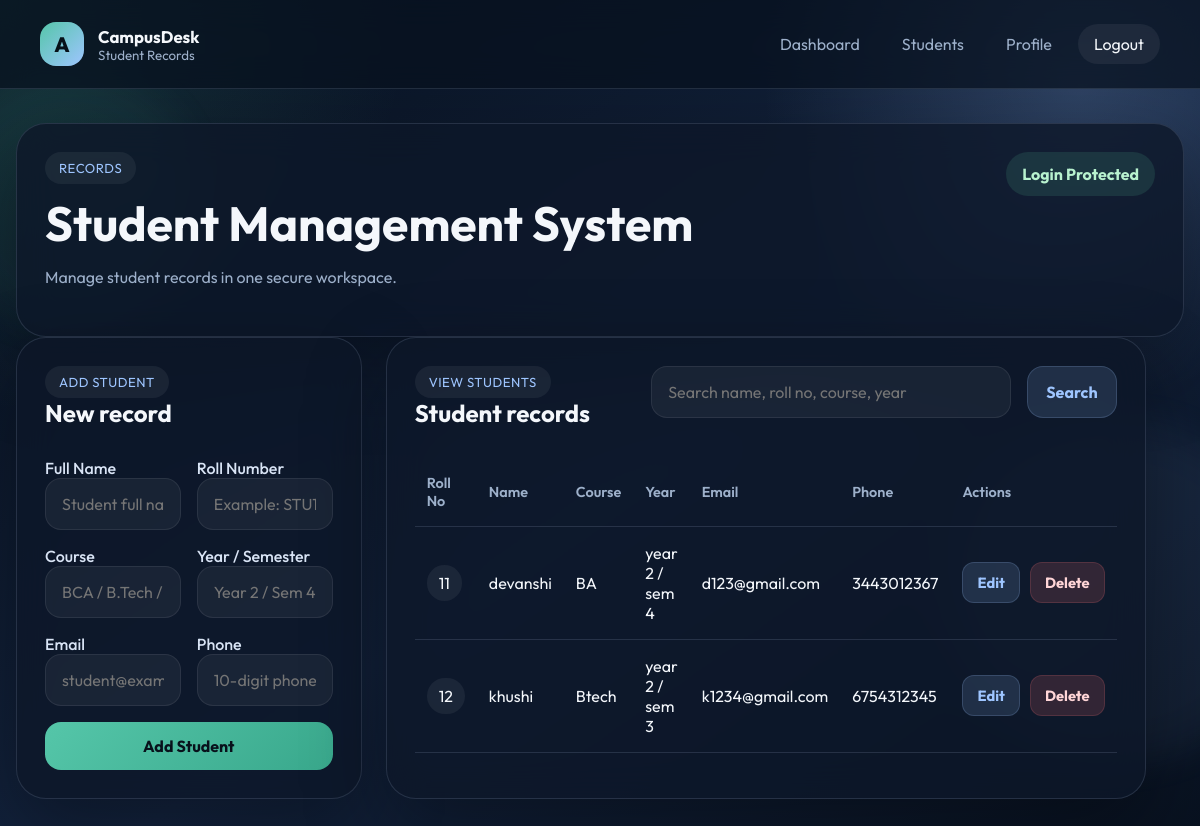
The page /students (signed in) on the database as committed earlier.
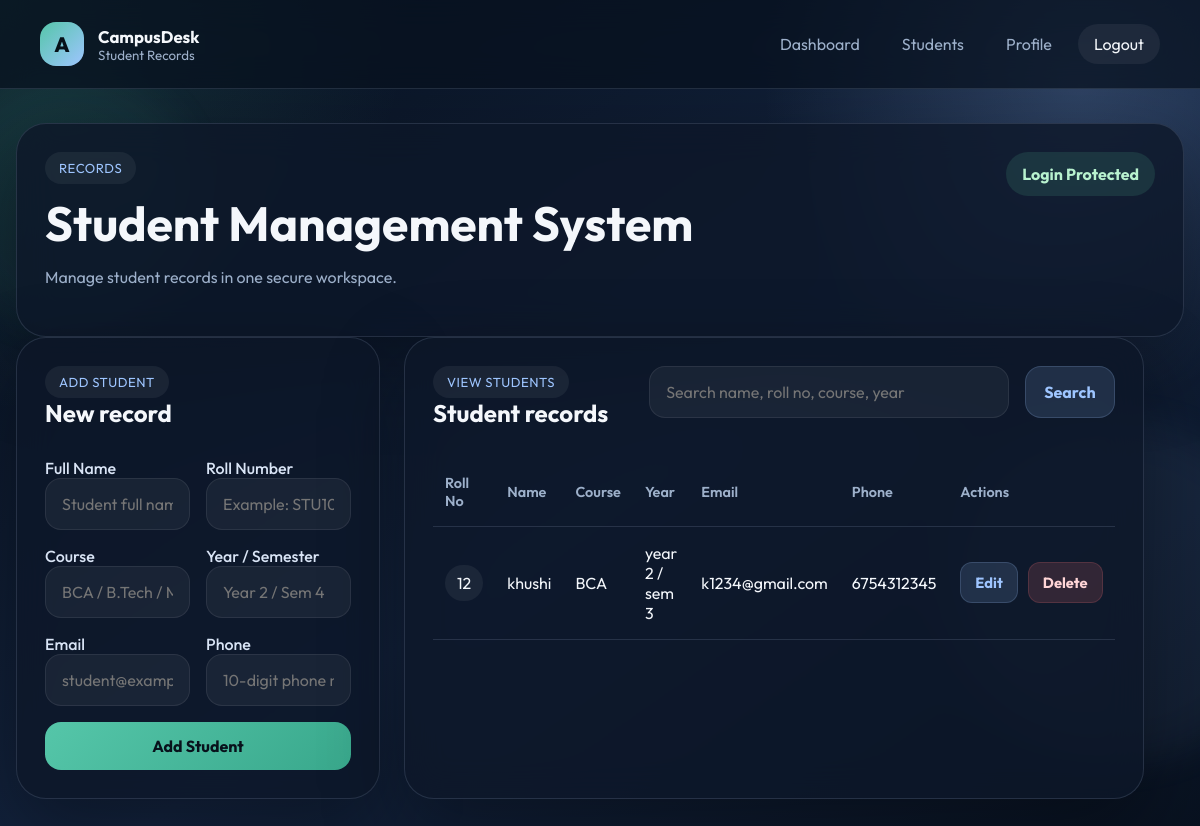
The same page on the database as committed later.
### tables this page shows
CREATE TABLE students (
            id INTEGER PRIMARY KEY AUTOINCREMENT,
            full_name TEXT NOT NULL,
            roll_number TEXT NOT NULL UNIQUE,
            course TEXT NOT NULL,
            year_level TEXT NOT NULL,
            email TEXT NOT NULL,
            phone TEXT NOT NULL,
            created_by INTEGER,
            created_at TEXT NOT NULL DEFAULT CURRENT_TIMESTAMP,
            FOREIGN KEY (created_by) REFERENCES users (id)
        );

### app.py (the view, shortened to what this page needs)
@app.route("/students", methods=["GET", "POST"])
@login_required
def students():
    db = get_db()
    search = request.args.get("search", "").strip()
    if search:
        student_rows = db.execute(
            """
            SELECT students.*, users.name AS creator_name
            FROM students
            LEFT JOIN users ON users.id = students.created_by
            WHERE full_name LIKE ? OR roll_number LIKE ? OR course LIKE ? OR year_level LIKE ?
            ORDER BY datetime(students.created_at) DESC, students.id DESC
            """,
            (f"%{search}%", f"%{search}%", f"%{search}%", f"%{search}%"),
        ).fetchall()
    else:
        student_rows = db.execute(
            """
            SELECT students.*, users.name AS creator_name
            FROM students
            LEFT JOIN users ON users.id = students.created_by
            ORDER BY datetime(students.created_at) DESC, students.id DESC
            """
        ).fetchall()
    return render_template("students.html", students=student_rows, search=search)

### app.py (called while the page is built)
def get_db():
    if "db" not in g:
        g.db = sqlite3.connect(app.config["DATABASE"])
        g.db.row_factory = sqlite3.Row
    return g.db

def login_required(view):
    @wraps(view)
    def wrapped_view(*args, **kwargs):
        if "user_id" not in session:
            flash("Please log in to continue.", "warning")
            return redirect(url_for("login"))
        return view(*args, **kwargs)
    return wrapped_view

@app.before_request
def load_logged_in_user():
    g.current_user = None
    user_id = session.get("user_id")
    if user_id:
        g.current_user = get_db().execute(
            "SELECT * FROM users WHERE id = ?", (user_id,)
        ).fetchone()
        if g.current_user is None:
            session.clear()

@app.context_processor
def inject_now():
    return {"now": datetime.now()}

### templates/students.html (shortened to what this page needs)
{% extends "base.html" %}
{% block content %}
<section class="dashboard-layout">
  <div class="panel hero-dashboard">
    <div>
      <span class="eyebrow">Records</span>
      <h1>Student Management System</h1>
      <p>Manage student records in one secure workspace.</p>
    </div>
    <div class="status-badge verified">Login Protected</div>
  </div>
  <div class="dashboard-grid student-grid">
    <section class="panel">
      <div class="panel-header">
        <div>
          <span class="eyebrow">Add Student</span>
          <h2>New record</h2>
        </div>
      </div>
      <form method="POST" class="auth-form">
        <div class="two-column">
          <div>
            <label>Full Name</label>
            <input type="text" name="full_name" placeholder="Student full name" required />
          </div>
          <div>
            <label>Roll Number</label>
            <input type="text" name="roll_number" placeholder="Example: STU101" required />
          </div>
        </div>
        <div class="two-column">
          <div>
            <label>Course</label>
            <input type="text" name="course" placeholder="BCA / B.Tech / MCA" required />
          </div>
          <div>
            <label>Year / Semester</label>
            <input type="text" name="year_level" placeholder="Year 2 / Sem 4" required />
          </div>
        </div>
        <div class="two-column">
          <div>
            <label>Email</label>
            <input type="email" name="email" placeholder="student@example.com" required />
          </div>
          <div>
            <label>Phone</label>
            <input type="text" name="phone" placeholder="10-digit phone number" required />
          </div>
        </div>
        <button type="submit" class="btn-primary">Add Student</button>
      </form>
    </section>
    <section class="panel">
      <div class="panel-header admin-header">
        <div>
          <span class="eyebrow">View Students</span>
          <h2>Student records</h2>
        </div>
        <form method="GET" class="search-form">
          <input
            type="text"
            name="search"
            value="{{ search }}"
            placeholder="Search name, roll no, course, year"
          />
          <button type="submit" class="btn-secondary">Search</button>
        </form>
      </div>
      <div class="table-wrapper">
        <table class="data-table">
          <thead>
            <tr>
              <th>Roll No</th>
              <th>Name</th>
              <th>Course</th>
              <th>Year</th>
              <th>Email</th>
              <th>Phone</th>
              <th>Actions</th>
            </tr>
          </thead>
          <tbody>
            {% for student in students %}
            <tr>
              <td><span class="pill">{{ student.roll_number }}</span></td>
              <td>{{ student.full_name }}</td>
              <td>{{ student.course }}</td>
              <td>{{ student.year_level }}</td>
              <td>{{ student.email }}</td>
              <td>{{ student.phone }}</td>
              <td>
                <div class="table-actions">
                  <a
                    href="{{ url_for('edit_student', student_id=student.id) }}"
                    class="btn-secondary small-btn"
                  >
                    Edit
                  </a>
                  <form method="POST" action="{{ url_for('delete_student', student_id=student.id) }}">
                    <button type="submit" class="btn-danger small-btn">Delete</button>
                  </form>
                </div>
              </td>
            </tr>
            {% else %}
            <tr>
              <td colspan="7" class="empty-state">No student records found.</td>
            </tr>
            {% endfor %}
          </tbody>
        </table>
      </div>
    </section>
  </div>
</section>
{% endblock %}

### templates/base.html (shortened to what this page needs)
<!DOCTYPE html>
<html lang="en">
  <head>
    <link rel="stylesheet" href="{{ url_for('static', filename='style.css') }}" />
  </head>
  <body>
    <div class="page-shell">
      <div class="bg-orb orb-one"></div>
      <div class="bg-orb orb-two"></div>
      {% if session.get("user_id") %}
      <header class="topbar">
        <a class="brand" href="{{ url_for('dashboard') }}">
          <span class="brand-mark">A</span>
          <span>
            <strong>CampusDesk</strong>
            <small>Student Records</small>
          </span>
        </a>
        <nav class="topbar-nav">
          <a href="{{ url_for('dashboard') }}">Dashboard</a>
          <a href="{{ url_for('students') }}">Students</a>
          <a href="{{ url_for('profile') }}">Profile</a>
          <a class="nav-logout" href="{{ url_for('logout') }}">Logout</a>
        </nav>
      </header>
      {% endif %}
      <main class="{% block page_class %}content-wrap{% endblock %}">
        {% block content %}{% endblock %}
      </main>
    </div>
  </body>
</html>

Rows that differ between the two databases and show on the page:
removed students: roll_number "11", full_name "devanshi", course "BA", year_level "year 2 / sem 4", email "d123@gmail.com", phone "3443012367"
changed students "khushi": course "Btech" → "BCA"
